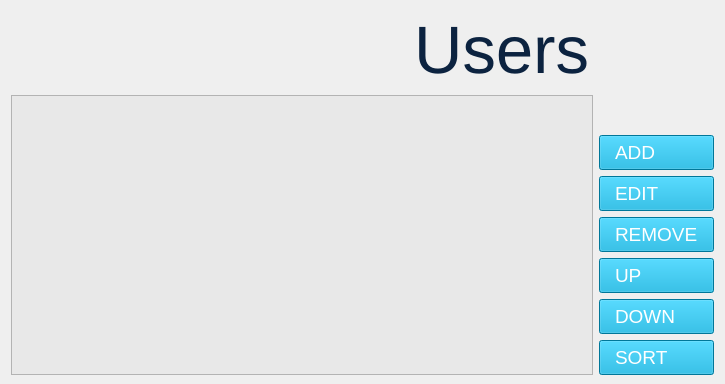
      <widget class="QWidget" name="mainBodyContainerUsers">
       <property name="styleSheet">
        <string notr="true">QPushButton{text-align:left; padding:5px 15px;}</string>
       </property>
       <layout class="QGridLayout" name="gridLayout_6">
        <property name="bottomMargin">
         <number>9</number>
        </property>
        <item row="1" column="1">
         <layout class="QVBoxLayout" name="listBtns">
          <item>
           <spacer name="verticalSpacer_2">
            <property name="orientation">
             <enum>Qt::Vertical</enum>
            </property>
            <property name="sizeHint" stdset="0">
             <size>
              <width>20</width>
              <height>40</height>
             </size>
            </property>
           </spacer>
          </item>
          <item>
           <widget class="QPushButton" name="addBtn">
            <property name="font">
             <font>
              <pointsize>14</pointsize>
             </font>
            </property>
            <property name="styleSheet">
             <string notr="true">background-color: rgb(0, 166, 214);
color: rgb(255, 255, 255);</string>
            </property>
            <property name="text">
             <string>ADD</string>
            </property>
           </widget>
          </item>
          <item>
           <widget class="QPushButton" name="editBtn">
            <property name="font">
             <font>
              <pointsize>14</pointsize>
             </font>
            </property>
            <property name="styleSheet">
             <string notr="true">background-color: rgb(0, 166, 214);
color: rgb(255, 255, 255);</string>
            </property>
            <property name="text">
             <string>EDIT</string>
            </property>
           </widget>
          </item>
          <item>
           <widget class="QPushButton" name="removeBtn">
            <property name="font">
             <font>
              <pointsize>14</pointsize>
             </font>
            </property>
            <property name="styleSheet">
             <string notr="true">background-color: rgb(0, 166, 214);
color: rgb(255, 255, 255);</string>
            </property>
            <property name="text">
             <string>REMOVE</string>
            </property>
           </widget>
          </item>
          <item>
           <widget class="QPushButton" name="upBtn">
            <property name="font">
             <font>
              <pointsize>14</pointsize>
             </font>
            </property>
            <property name="styleSheet">
             <string notr="true">background-color: rgb(0, 166, 214);
color: rgb(255, 255, 255);</string>
            </property>
            <property name="text">
             <string>UP</string>
            </property>
           </widget>
          </item>
          <item>
           <widget class="QPushButton" name="downBtn">
            <property name="font">
             <font>
              <pointsize>14</pointsize>
             </font>
            </property>
            <property name="styleSheet">
             <string notr="true">background-color: rgb(0, 166, 214);
color: rgb(255, 255, 255);</string>
            </property>
            <property name="text">
             <string>DOWN</string>
            </property>
           </widget>
          </item>
          <item>
           <widget class="QPushButton" name="sortBtn">
            <property name="font">
             <font>
              <pointsize>14</pointsize>
             </font>
            </property>
            <property name="styleSheet">
             <string notr="true">background-color: rgb(0, 166, 214);
color: rgb(255, 255, 255);</string>
            </property>
            <property name="text">
             <string>SORT</string>
            </property>
           </widget>
          </item>
         </layout>
        </item>
        <item row="1" column="0">
         <widget class="QListWidget" name="usersList">
          <property name="sizePolicy">
           <sizepolicy hsizetype="Expanding" vsizetype="Expanding">
            <horstretch>0</horstretch>
            <verstretch>90</verstretch>
           </sizepolicy>
          </property>
          <property name="font">
           <font>
            <pointsize>18</pointsize>
           </font>
          </property>
          <property name="autoFillBackground">
           <bool>false</bool>
          </property>
          <property name="styleSheet">
           <string notr="true">background-color: rgb(232, 232, 232);</string>
          </property>
          <property name="alternatingRowColors">
           <bool>true</bool>
          </property>
          <property name="selectionBehavior">
           <enum>QAbstractItemView::SelectRows</enum>
          </property>
          <property name="selectionRectVisible">
           <bool>true</bool>
          </property>
         </widget>
        </item>
        <item row="0" column="1">
         <spacer name="horizontalSpacer">
          <property name="orientation">
           <enum>Qt::Horizontal</enum>
          </property>
          <property name="sizeType">
           <enum>QSizePolicy::Minimum</enum>
          </property>
          <property name="sizeHint" stdset="0">
           <size>
            <width>40</width>
            <height>20</height>
           </size>
          </property>
         </spacer>
        </item>
        <item row="0" column="0">
         <widget class="QWidget" name="widget" native="true">
          <property name="styleSheet">
           <string notr="true">background-color:transparent;</string>
          </property>
          <layout class="QHBoxLayout" name="horizontalLayout_16">
           <property name="spacing">
            <number>0</number>
           </property>
           <property name="leftMargin">
            <number>0</number>
           </property>
           <property name="topMargin">
            <number>0</number>
           </property>
           <property name="rightMargin">
            <number>0</number>
           </property>
           <property name="bottomMargin">
            <number>0</number>
           </property>
           <item>
            <widget class="QFrame" name="frame_14">
             <property name="sizePolicy">
              <sizepolicy hsizetype="Preferred" vsizetype="Preferred">
               <horstretch>10</horstretch>
               <verstretch>0</verstretch>
              </sizepolicy>
             </property>
             <property name="styleSheet">
              <string notr="true">image: url(:/newPrefix/pictures/flame logo.png);</string>
             </property>
             <property name="frameShape">
              <enum>QFrame::StyledPanel</enum>
             </property>
             <property name="frameShadow">
              <enum>QFrame::Raised</enum>
             </property>
            </widget>
           </item>
           <item>
            <widget class="QLineEdit" name="usersTitle">
             <property name="sizePolicy">
              <sizepolicy hsizetype="Preferred" vsizetype="Fixed">
               <horstretch>90</horstretch>
               <verstretch>0</verstretch>
              </sizepolicy>
             </property>
             <property name="font">
              <font>
               <pointsize>50</pointsize>
              </font>
             </property>
             <property name="styleSheet">
              <string notr="true">border:none;
color: rgb(12, 35, 64);</string>
             </property>
             <property name="text">
              <string>Users</string>
             </property>
             <property name="alignment">
              <set>Qt::AlignRight|Qt::AlignTrailing|Qt::AlignVCenter</set>
             </property>
             <property name="readOnly">
              <bool>true</bool>
             </property>
            </widget>
           </item>
          </layout>
         </widget>
        </item>
       </layout>
      </widget>
